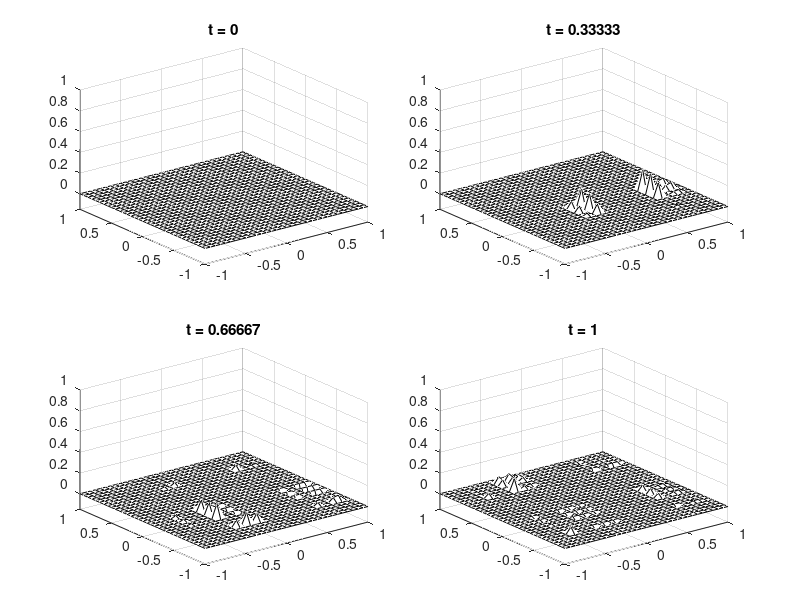

Source code (MATLAB):
% p20.m - 2nd-order wave eq. in 2D via FFT (compare p19.m)
% Grid and initial data:
N = 24; x = cos(pi*(0:N)/N); y = x';
dt = 6/N^2;
[xx,yy] = meshgrid(x,y);
plotgap = round((1/3)/dt); dt = (1/3)/plotgap;
vv = exp(-40*((xx-.4).^2 + yy.^2));
vvold = vv;
% Time-stepping by leap frog formula:
[ay,ax] = meshgrid([.56 .06],[.1 .55]); clf
for n = 0:3*plotgap
t = n*dt;
if rem(n+.5,plotgap)<1 % plots at multiples of t=1/3
i = n/plotgap+1;
subplot('position',[ax(i) ay(i) .36 .36])
[xxx,yyy] = meshgrid(-1:1/16:1,-1:1/16:1);
vvv = interp2(xx,yy,vv,xxx,yyy,'cubic');
mesh(xxx,yyy,vvv), axis([-1 1 -1 1 -0.15 1])
colormap([0 0 0]), title(['t = ' num2str(t)]), drawnow
end
uxx = zeros(N+1,N+1); uyy = zeros(N+1,N+1);
ii = 2:N;
for i = 2:N % 2nd derivs wrt x in each row
v = vv(i,:); V = [v fliplr(v(ii))];
U = real(fft(V));
W1 = real(ifft(1i*[0:N-1 0 1-N:-1].*U)); % diff wrt theta
W2 = real(ifft(-[0:N 1-N:-1].^2.*U)); % diff^2 wrt theta
uxx(i,ii) = W2(ii)./(1-x(ii).^2) - x(ii).* ...
W1(ii)./(1-x(ii).^2).^(3/2);
end
for j = 2:N % 2nd derivs wrt y in each column
v = vv(:,j); V = [v; flipud(v(ii))];
U = real(fft(V));
W1 = real(ifft(1i*[0:N-1 0 1-N:-1]'.*U));% diff wrt theta
W2 = real(ifft(-[0:N 1-N:-1]'.^2.*U)); % diff^2 wrt theta
uyy(ii,j) = W2(ii)./(1-y(ii).^2) - y(ii).* ...
W1(ii)./(1-y(ii).^2).^(3/2);
end
vvnew = 2*vv - vvold + dt^2*(uxx+uyy);
vvold = vv; vv = vvnew;
end